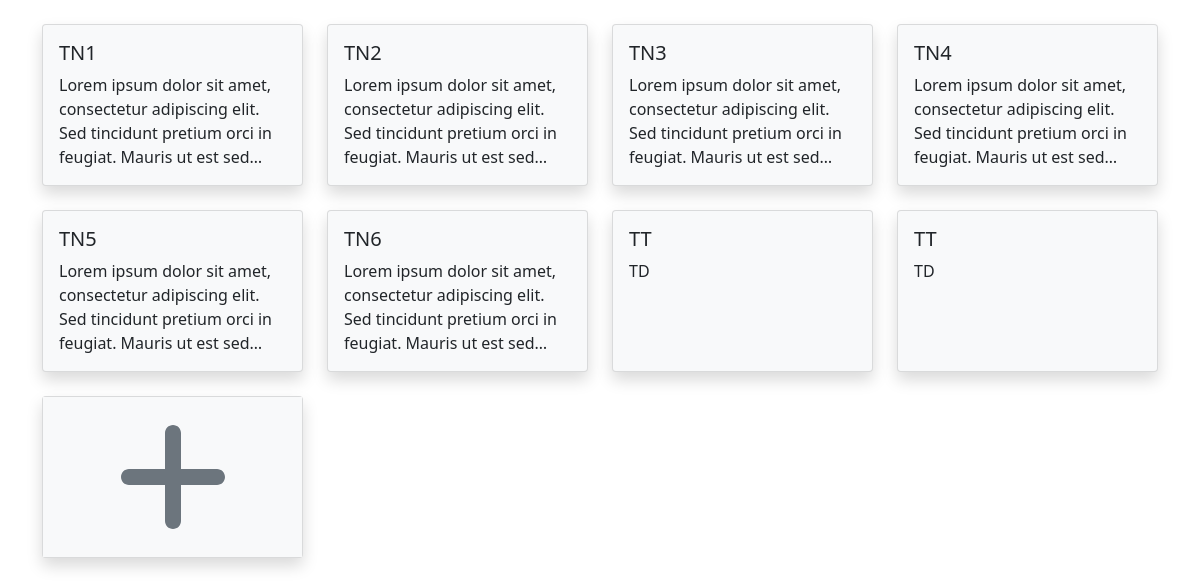
/trackers (signed in), run on the app's committed database.
### models/models.py (models this page shows)
class TrackerModel(db.Model):
    __tablename__ = "trackers"
    t_id = db.Column(db.Integer(), primary_key=True)
    t_name = db.Column(db.String(64), nullable=False)
    t_desc = db.Column(db.String(256))
    t_type = db.Column(db.Integer(), db.ForeignKey("tracker_types.tt_id", ondelete="CASCADE"), nullable=False)
    t_user = db.Column(db.Integer(), db.ForeignKey("users.id", ondelete="CASCADE"), nullable=False)
    t_type_name = db.relationship("TrackerTypes", uselist=False)
    t_unit = db.relationship("TrackerUnit", cascade="all, delete", uselist=False)
    t_options = db.relationship("TrackerOptions", cascade="all, delete")
    t_logs = db.relationship("TrackerLogs", cascade="all, delete")

### views/views.py (the view)
@app.route("/trackers", methods=["GET"])
@login_required
def trackers():
    trackers = db.session.query(TrackerModel.t_id, TrackerModel.t_name, TrackerModel.t_desc).filter(TrackerModel.t_user == current_user.id).all()
    return render_template("trackers/main.html", user=current_user, trackers=trackers)

### auth/auth.py (called while the page is built)
@login.user_loader
def load_user(id):
    return UserModel.query.get(int(id))

### templates/trackers/main.html (shortened to what this page needs)
<!DOCTYPE html>
<html lang="en">
    <head>
        <link rel="stylesheet" href="{{ url_for('static', filename='css/bootstrap.min.css')}}">
        <link rel="stylesheet" href="{{ url_for('static', filename='css/fontawesome.all.min.css')}}">
        <link rel="stylesheet" href="{{ url_for('static', filename='css/card.css')}}">
    </head>
    <body>
        <div class="container">
            <div class="row pt-4">
                {% for tracker in trackers %}
                <div class="col-sm-12 col-md-6 col-lg-4 col-xl-3 d-flex">
                    <div class="card bg-light shadow hover-overlay flex-fill mb-4">
                        <a href="/trackers/view?id={{ tracker.t_id }}" class="card-link">
                            <div class="card-body">
                                <h5 class="card-title">{{ tracker.t_name }}</h5>
                                <p class="card-text">{{ tracker.t_desc }}</p>
                            </div>
                        </a>
                    </div>
                </div>
                {% endfor %}
                <div class="col-sm-12 col-md-6 col-lg-4 col-xl-3 d-flex">
                    <div class="card bg-light shadow hover-overlay flex-fill mb-4">
                        <a href="/trackers/add" class="card-link">
                            <div class="card-body bg-light d-flex align-items-center justify-content-center">
                                <i class="fa-solid fa-plus fa-8x text-secondary"></i>
                            </div>
                        </a>
                    </div>
                </div>
            </div>
        </div>
    </body>
</html>

### static/css/card.css (style rules this page uses)
.card { transition: transform 0.2s ease; }
.card-link { color: inherit; text-decoration: inherit; }
.card-text { display: -webkit-box; -webkit-line-clamp: 4; -webkit-box-orient: vertical; overflow: hidden; height: 6em; line-height: 1.5; }

### data on the page
TrackerModel: t_name "TN1", t_desc "Lorem ipsum dolor sit amet, consectetur adipiscing elit. Sed tincidunt pretium orci in feugiat. Mauris ut est…"
TrackerModel: t_name "TN2", t_desc "Lorem ipsum dolor sit amet, consectetur adipiscing elit. Sed tincidunt pretium orci in feugiat. Mauris ut est…"
TrackerModel: t_name "TN3", t_desc "Lorem ipsum dolor sit amet, consectetur adipiscing elit. Sed tincidunt pretium orci in feugiat. Mauris ut est…"
TrackerModel: t_name "TN4", t_desc "Lorem ipsum dolor sit amet, consectetur adipiscing elit. Sed tincidunt pretium orci in feugiat. Mauris ut est…"
TrackerModel: t_name "TN5", t_desc "Lorem ipsum dolor sit amet, consectetur adipiscing elit. Sed tincidunt pretium orci in feugiat. Mauris ut est…"
TrackerModel: t_name "TN6", t_desc "Lorem ipsum dolor sit amet, consectetur adipiscing elit. Sed tincidunt pretium orci in feugiat. Mauris ut est…"
TrackerModel: t_name "TT", t_desc "TD"
TrackerModel: t_name "TT", t_desc "TD"
